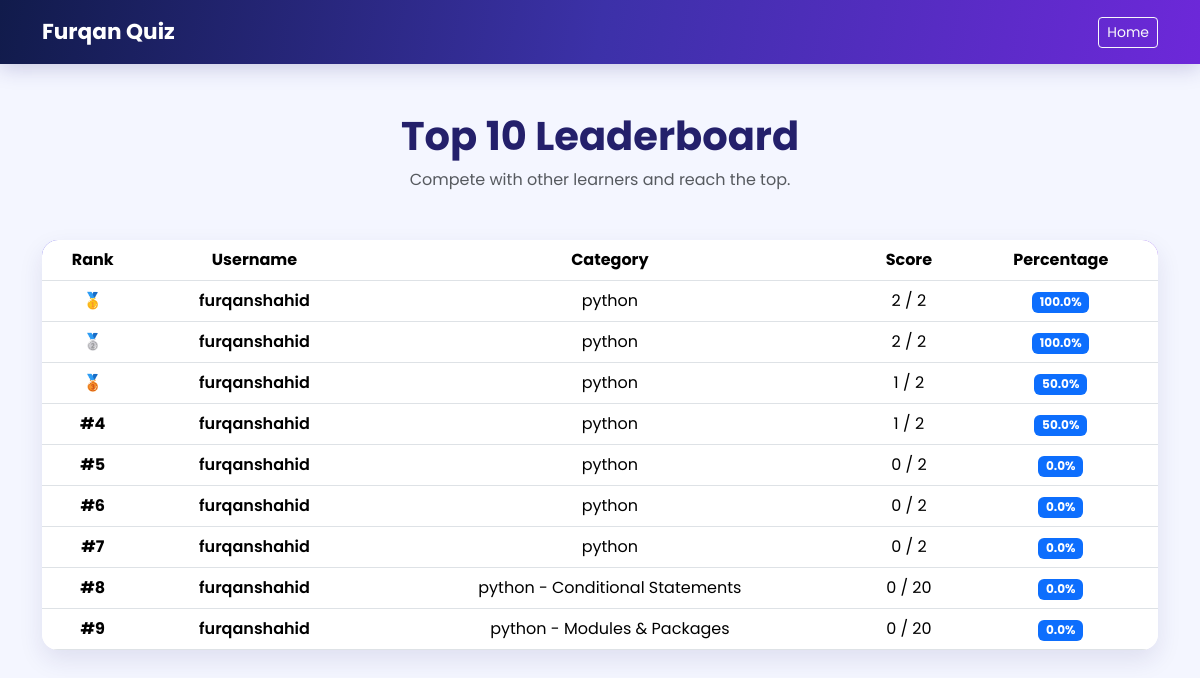
The app's page /leaderboard/, older data.
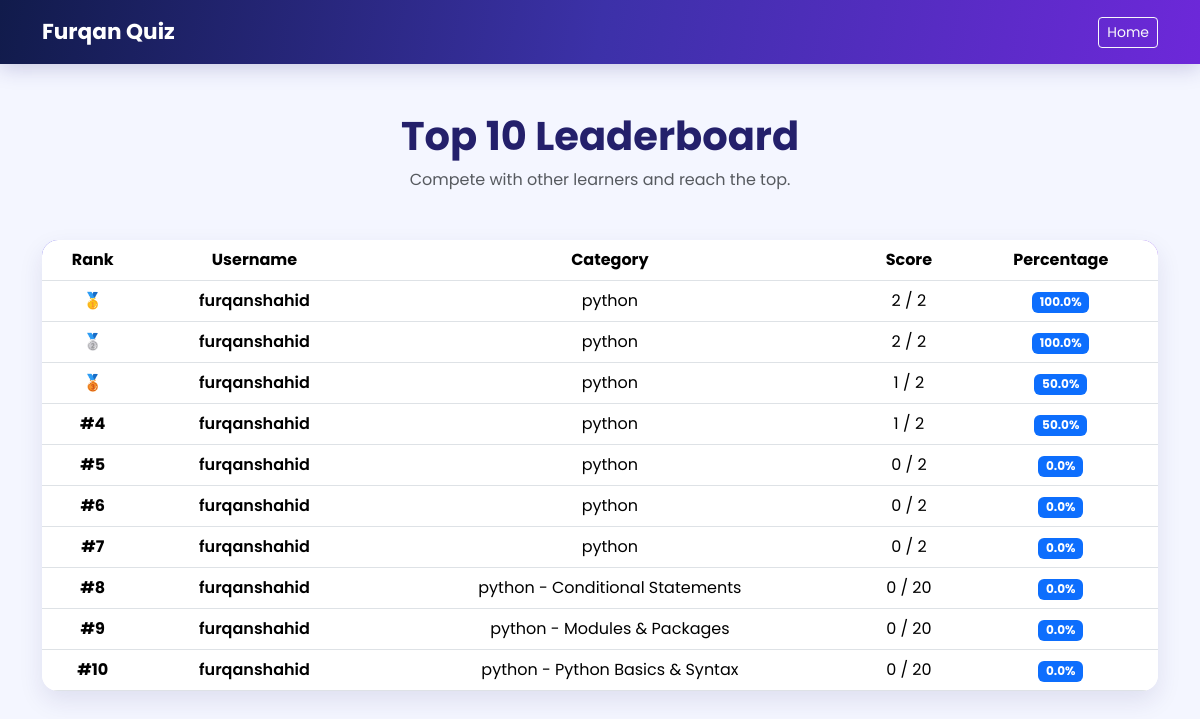
The same page, newer data.
### quiz/models.py (models this page shows, shortened)
class QuizResult(models.Model):
    user = models.ForeignKey(User, on_delete=models.CASCADE)
    category = models.ForeignKey(Category, on_delete=models.CASCADE)
    subcategory = models.ForeignKey(
        Subcategory,
        on_delete=models.SET_NULL,
        null=True,
        blank=True
    )
    score = models.PositiveIntegerField()
    total_questions = models.PositiveIntegerField()
    percentage = models.FloatField()
    completed_at = models.DateTimeField(auto_now_add=True)

class Category(models.Model):
    name = models.CharField(max_length=100)

class Subcategory(models.Model):
    category = models.ForeignKey(
        Category,
        on_delete=models.CASCADE,
        related_name='subcategories'
    )
    name = models.CharField(max_length=100)
    display_order = models.PositiveSmallIntegerField(default=0)
    class Meta:
        ordering = ('display_order', 'name')
        constraints = [
            models.UniqueConstraint(
                fields=('category', 'name'),
                name='unique_subcategory_per_category'
            )
        ]

### quiz/views.py (the view)
# urls.py: path('leaderboard/', views.leaderboard, name='leaderboard'),
def leaderboard(request):
    results = QuizResult.objects.order_by(
        '-percentage',
        '-score',
        'completed_at'
    )[:10]
    return render(request, 'quiz/leaderboard.html', {
        'results': results
    })

### quiz/templates/quiz/leaderboard.html (shortened to what this page needs)
<!DOCTYPE html>
<html lang="en">
<head>
    <link href="https://cdn.jsdelivr.net/npm/bootstrap@5.3.3/dist/css/bootstrap.min.css" rel="stylesheet">
</head>
<body>
    <nav class="top-navbar">
        <div class="container d-flex align-items-center">
            <a href="{% url 'home' %}" class="brand-name">
                Furqan Quiz
            </a>
            <a href="{% url 'home' %}" class="btn btn-outline-light btn-sm ms-auto">
                Home
            </a>
        </div>
    </nav>
    <main class="container py-5">
        <div class="text-center mb-5">
            <h1 class="page-title">Top 10 Leaderboard</h1>
            <p class="text-muted">
                Compete with other learners and reach the top.
            </p>
        </div>
        {% if results %}
            <div class="table-responsive leaderboard-table">
                <table class="table table-hover text-center align-middle mb-0">
                    <thead>
                        <tr>
                            <th>Rank</th>
                            <th>Username</th>
                            <th>Category</th>
                            <th>Score</th>
                            <th>Percentage</th>
                        </tr>
                    </thead>
                    <tbody>
                        {% for result in results %}
                            <tr>
                                <td class="fw-bold">
                                    {% if forloop.counter == 1 %}
                                        🥇
                                    {% elif forloop.counter == 2 %}
                                        🥈
                                    {% elif forloop.counter == 3 %}
                                        🥉
                                    {% else %}
                                        #{{ forloop.counter }}
                                    {% endif %}
                                </td>
                                <td class="fw-semibold">
                                    {{ result.user.username }}
                                </td>
                                <td>
                                    {{ result.category.name }}{% if result.subcategory %} - {{ result.subcategory.name }}{% endif %}
                                </td>
                                <td>
                                    {{ result.score }} / {{ result.total_questions }}
                                </td>
                                <td>
                                    <span class="badge bg-primary">
                                        {{ result.percentage }}%
                                    </span>
                                </td>
                            </tr>
                        {% endfor %}
                    </tbody>
                </table>
            </div>
        {% endif %}
    </main>
</body>
</html>

### quiz/templates/quiz/leaderboard.html (style rules this page uses)
* { font-family: "Poppins", sans-serif; }
body { background: #f4f6ff; color: #20233a; }
.top-navbar { background: linear-gradient(100deg, #111b4b, #3c31a8, #6d28d9); padding: 16px 0; box-shadow: 0 4px 20px rgba(46, 41, 129, 0.22); }
.brand-name { color: white; text-decoration: none; font-size: 1.35rem; font-weight: 700; }
.page-title { color: #24206b; font-weight: 700; }
.leaderboard-table { background: white; overflow: hidden; border-radius: 16px; box-shadow: 0 10px 25px rgba(36, 32, 107, 0.10); }
.leaderboard-table thead { color: white; background: linear-gradient(100deg, #4f46e5, #7c3aed); }

Row changes from the older to the newer data that the page shows:
added QuizResult: user.username "furqanshahid", category.name "python", subcategory.name "Python Basics & Syntax", score "0", total_questions "20", percentage "0.0"
